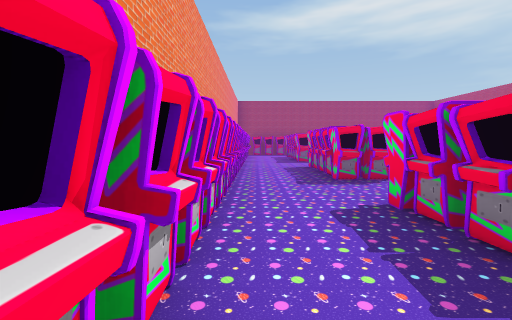
[1] (above)

16 first-person views from a walk through a scene from a Unity 3-D project. The camera is 1.3 m above the floor, tilts 4° down and sees 90° across. The floor is counted in squares, 2 m on a side. Each view is taken from the middle of a square. On the plan, view 1 faces up. The plan holds only what a view shows up to about 9 squares ahead; the rest is blank. The place goes on beyond the plan. Some animated figures are left out.

[2]
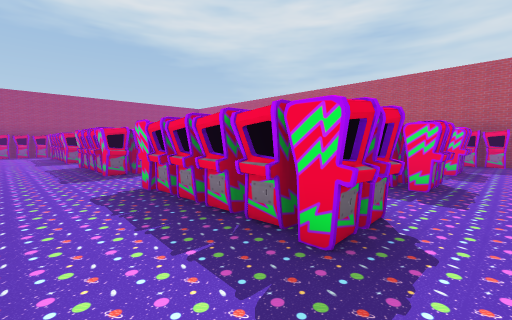

[3]
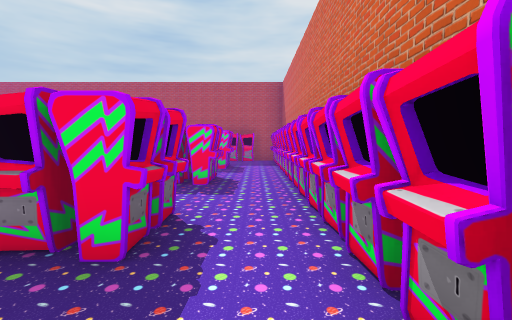

[4]
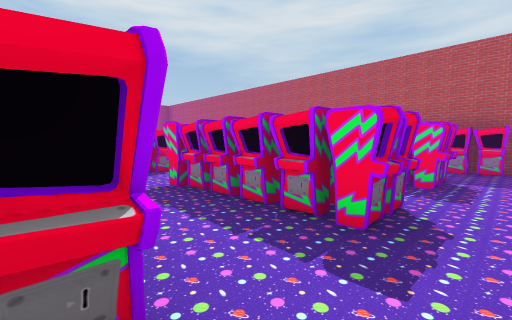

[5]
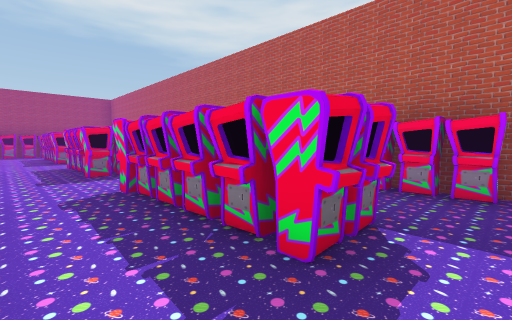

[6]
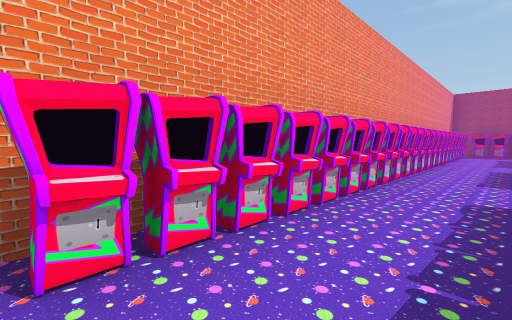

[7]
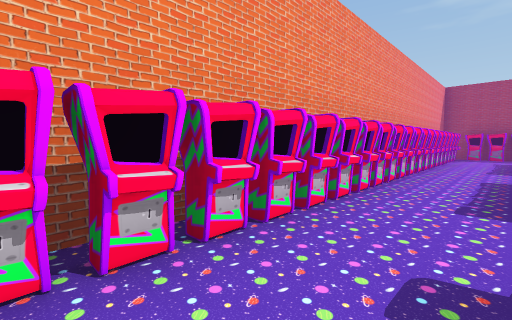

[8]
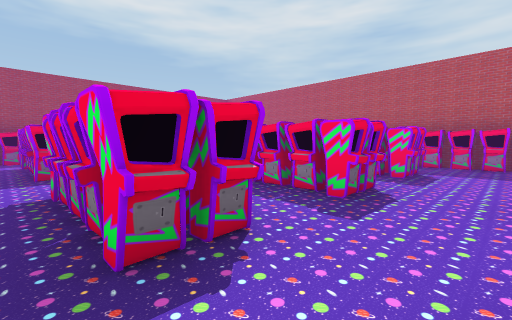

[9]
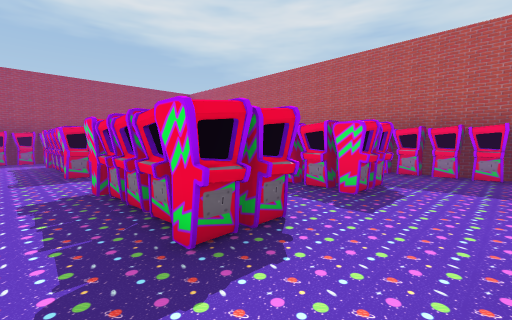

[10]
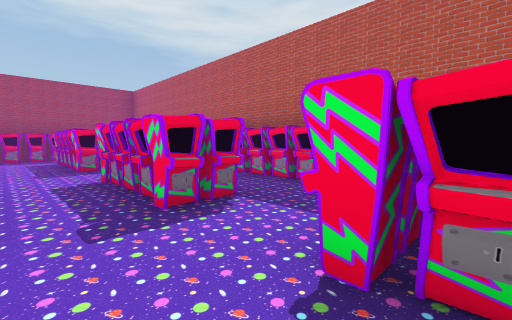

[11]
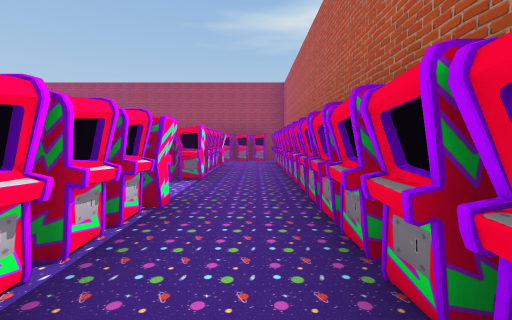

[12]
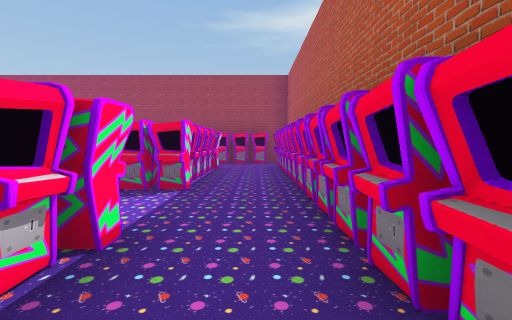

[13]
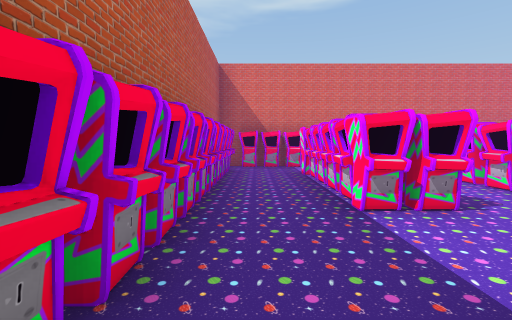

[14]
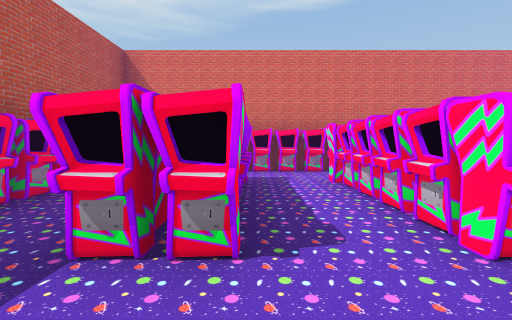

[15]
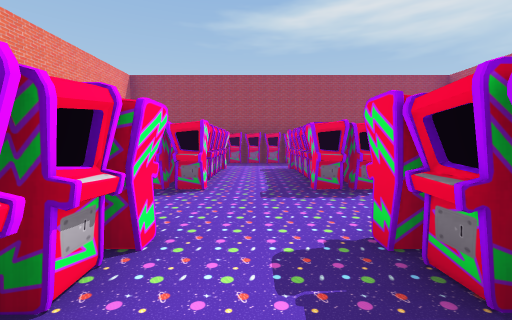

[16]
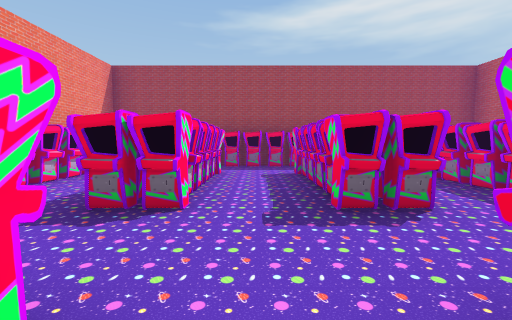

### Floor plan
Key: @ floor where view 1 was taken; # wall or solid block; x gap in a wall; . floor.
Columns run from 1 left of view 1 to 9 right of it. Each row starts with its distance up from view 1.
 13 ###########
 12 #.........#
 11 #..#.#.##.#
 10 #..#.#.##.#
  9 #..#.#.##.#
  8 #.........#
  7 #.........#
  6 #..#.#.##.#
  5 #..#.#.##.#
  4 #.........#
  3 #.........#
  2 #..#.#.##.#
  1 #..#.#.##.#
  0 #@.#.#x##.#
 -1 #.........#
 -2   #########

Where each view was taken, in squares from view 1:
view 1: 0 up, 0 right, facing up
view 2: 1 down, 0 right, facing up-right
view 3: 1 down, 0 right, facing right
view 4: 1 down, 2 right, facing up-right
view 5: 1 down, 5 right, facing up-right
view 6: 1 down, 1 right, facing up-left
view 7: 1 up, 1 right, facing up-left
view 8: 3 up, 1 right, facing up-right
view 9: 3 up, 3 right, facing up-right
view 10: 2 up, 5 right, facing up-right
view 11: 4 up, 8 right, facing up
view 12: 5 up, 8 right, facing up
view 13: 5 up, 8 right, facing down
view 14: 4 up, 6 right, facing down
view 15: 5 up, 3 right, facing up
view 16: 6 up, 3 right, facing up
